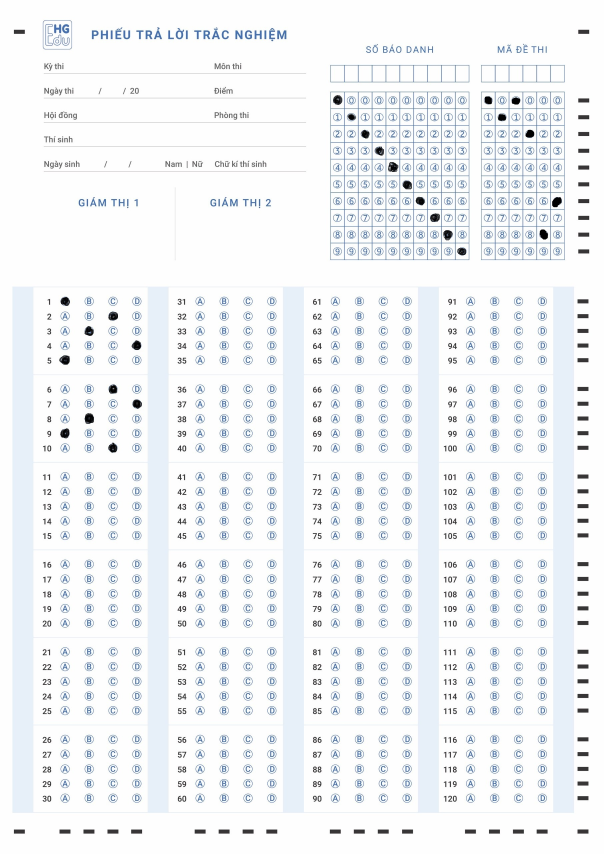
#> input picture input_trac_nghiem2.jpg, 1810 x 2560 px, found by its file name (shown at 1/3 size)
$ python tracnghiem2.py
#> lines starting #> are read from the running program, lines starting #| are printed output that depends on the picture; after the words box and inside, x2 and y2 are one past the last pixel; in counts of white or black regions, pixels touching at a corner belong together
# import the necessary packages
from imutils.perspective import four_point_transform
from imutils import contours
import numpy as np
import argparse
import imutils
import cv2
import os
# construct the argument parse and parse the arguments

# define the answer key which maps the question number
# to the correct answer
ANSWER_KEY = {0: 1, 1: 4, 2: 0, 3: 3, 4: 1}

# load the image, convert it to grayscale, blur it
# slightly, then find edges
cur_dir = os.getcwd()

# image = cv2.imread(cur_dir+'./image_2021_2_18.png')
image = cv2.imread(cur_dir+'./input_trac_nghiem2.jpg')
#> image is the input picture: shape (2560, 1810, 3); mean B, G, R 245.9, 243.5, 241
gray_img = cv2.cvtColor(image, cv2.COLOR_BGR2GRAY)
# remove noise by blur image
blurred = cv2.GaussianBlur(gray_img, (5, 5), 0)
# apply canny edge detection algorithm
img_canny = cv2.Canny(blurred, 100, 200)
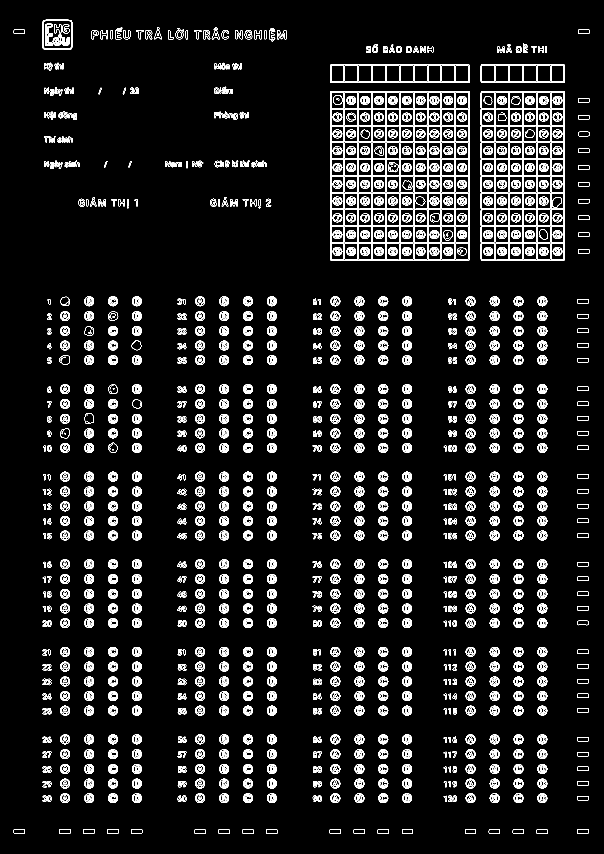
#> img_canny: shape (2560, 1810) (shown at 1/3 size); 5% white in thin lines or dots
# find contours
cnts = cv2.findContours(img_canny.copy(), cv2.RETR_TREE, cv2.CHAIN_APPROX_SIMPLE)
#> cnts = 5883 contours, 1547 with area under 20; largest, box (x1, y1, x2, y2) and area: (990, 274, 1409, 781) 211505, (990, 274, 1409, 781) 211500, (1442, 274, 1695, 781) 127466, (1442, 274, 1695, 781) 113652, (990, 194, 1409, 248) 22152
cnts = imutils.grab_contours(cnts)


def get_x_ver1(s):
    s = cv2.boundingRect(s)
#> s = (1732, 2488, 34, 13)
    return s[0] * s[1]
def get_x(s):
   return s[1][0]


ans_blocks = []
x_old, y_old, w_old, h_old = 0, 0, 0, 0

# ensure that at least one contour was found
if len(cnts) > 0:
    # sort the contours according to their size in descending order
    cnts = sorted(cnts, key=get_x_ver1)

    # loop over the sorted contours
    for i, c in enumerate(cnts):
        x_curr, y_curr, w_curr, h_curr = cv2.boundingRect(c)
        if w_curr * h_curr > 100000:
            # check overlap contours
            check_xy_min = x_curr * y_curr - x_old * y_old
            check_xy_max = (x_curr + w_curr) * (y_curr + h_curr) - (x_old + w_old) * (y_old + h_old)

            # if list answer box is empty
            if len(ans_blocks) == 0:
                ans_blocks.append(
                    (gray_img[y_curr:y_curr + h_curr, x_curr:x_curr + w_curr], [x_curr, y_curr, w_curr, h_curr]))
                # update coordinates (x, y) and (height, width) of added contours
                x_old = x_curr
                y_old = y_curr
                w_old = w_curr
                h_old = h_curr
            elif check_xy_min > 20000 and check_xy_max > 20000:
                ans_blocks.append(
                    (gray_img[y_curr:y_curr + h_curr, x_curr:x_curr + w_curr], [x_curr, y_curr, w_curr, h_curr]))
                # update coordinates (x, y) and (height, width) of added contours
                x_old = x_curr
                y_old = y_curr
                w_old = w_curr
                h_old = h_curr
#> this loop made 5883 passes
#> (x_curr, y_curr, w_curr, h_curr, check_xy_min, check_xy_max, x_old, y_old) on passes 538, 958: (990, 274, 419, 507, 271260, 1100429, 990, 274), (1442, 274, 253, 507, 123848, 223366, 1442, 274)
#> (x_curr, y_curr, w_curr, h_curr, check_xy_min, check_xy_max) on passes 539, 959: (990, 274, 419, 507, 0, 0), (1442, 274, 253, 507, 0, 0)
#> after the loop, ans_blocks = 2 items
    # sort ans_blocks according to x coordinate
    sorted_ans_blocks = sorted(ans_blocks, key=get_x)
#> sorted_ans_blocks = 2 items


cv2.drawContours(image, cnts, -1, (0, 255, 0), 3)
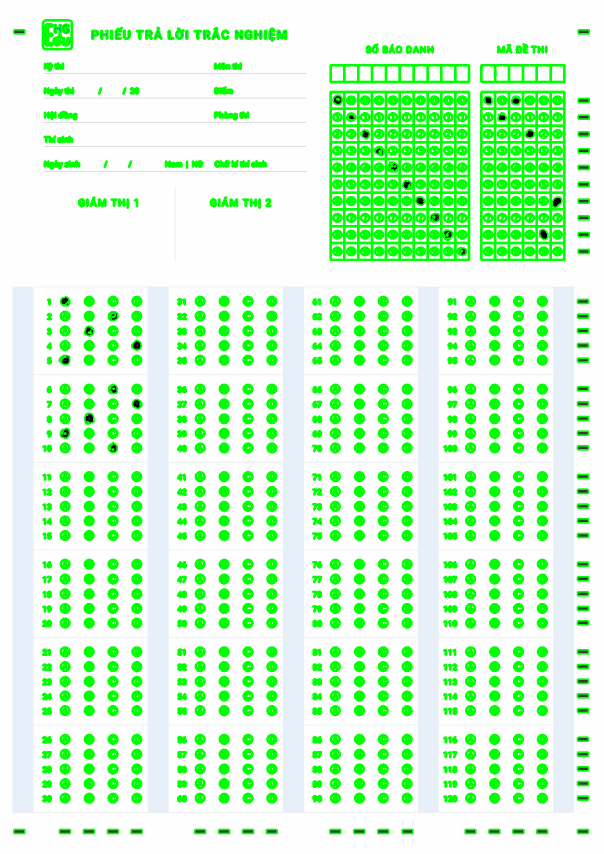
#> image: shape (2560, 1810, 3) (shown at 1/3 size); mean B, G, R 208.7, 251.5, 206.8

# cv2.imshow('Contours', image)
# cv2.waitKey(0)
# cv2.destroyAllWindows()
# Filename
filename = 'savedImage.jpg'

# Using cv2.imwrite() method
# Saving the image
cv2.imwrite(filename, image)
# [17 lines of commented-out code are left out]

$ run again, with 707cfe4bb38440da1995.jpg copied over input_trac_nghiem2.jpg
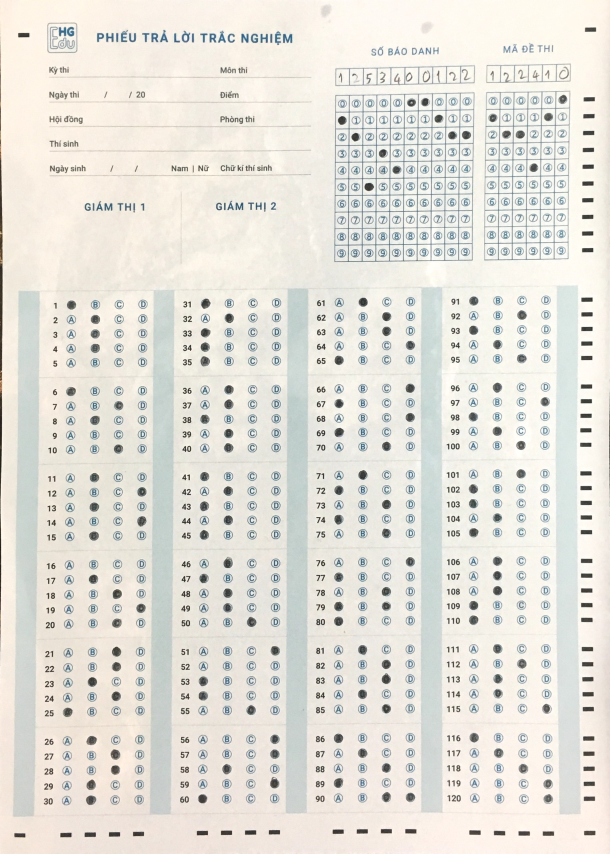
#> input picture 707cfe4bb38440da1995.jpg, 1830 x 2560 px, found by its file name (shown at 1/3 size)
#> image is the input picture: shape (2560, 1830, 3); mean B, G, R 218.4, 225.7, 228
#> `img_canny = cv2.Canny(blurred, 100, 200)`:
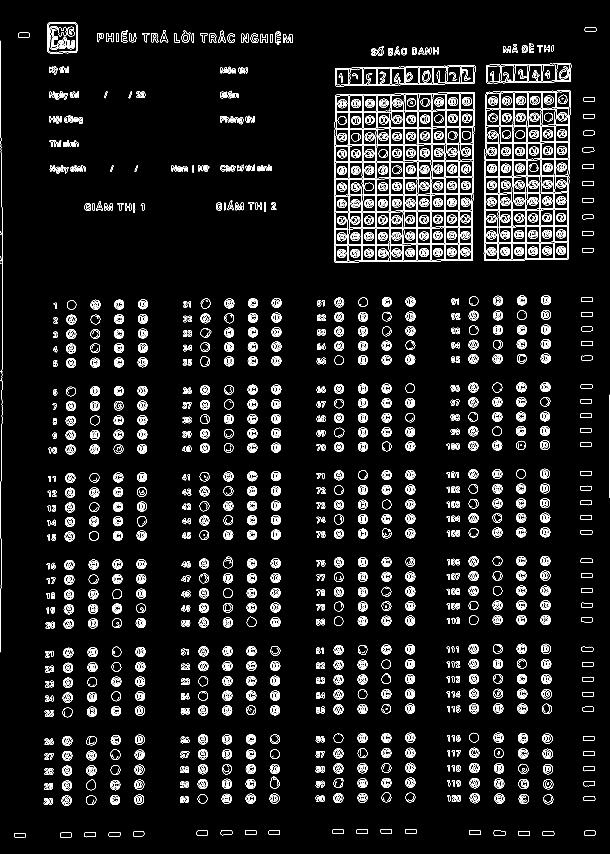
#> img_canny: shape (2560, 1830) (shown at 1/3 size); 4.6% white in thin lines or dots
#> cnts = 5324 contours, 1686 with area under 20; largest, box (x1, y1, x2, y2) and area: (1002, 276, 1425, 787) 209394, (1002, 276, 1425, 787) 209392, (1451, 271, 1712, 782) 128079, (1451, 271, 1712, 782) 120910, (1005, 195, 1426, 259) 22575
#> s = (43, 2499, 34, 14)
#> the loop `for i, c in enumerate(cnts):` made 5324 passes
#> (x_curr, y_curr, w_curr, h_curr, check_xy_min, check_xy_max, x_old, y_old) on passes 471, 833: (1002, 276, 423, 511, 276552, 1121475, 1002, 276), (1451, 271, 261, 511, 116669, 217309, 1451, 271)
#> after the loop `for i, c in enumerate(cnts):`: ans_blocks = 2 items
#> `cv2.drawContours(image, cnts, -1, (0, 255, 0), 3)`:
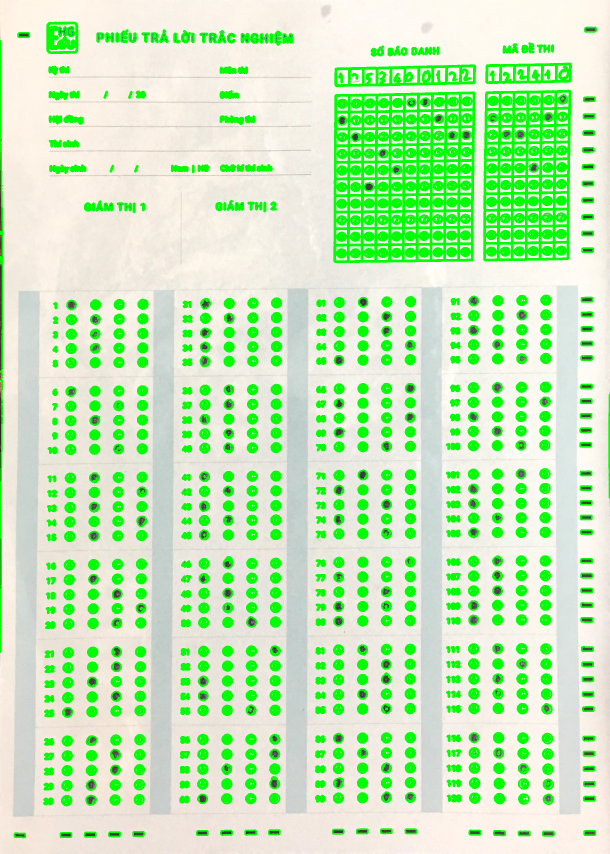
#> image: shape (2560, 1830, 3) (shown at 1/3 size); mean B, G, R 186.2, 236.4, 196.3

$ run again, with ios.jpeg copied over input_trac_nghiem2.jpg
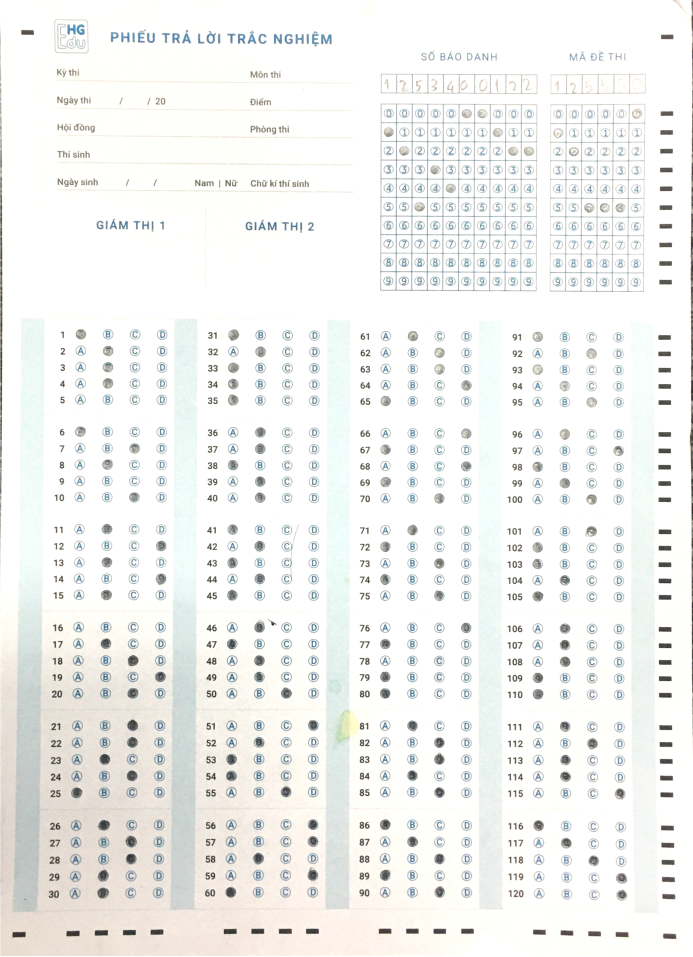
#> input picture ios.jpeg, 2079 x 2869 px, found by its file name (shown at 1/3 size)
#> image is the input picture: shape (2869, 2079, 3); mean B, G, R 240.1, 242.1, 241.4
#> `img_canny = cv2.Canny(blurred, 100, 200)`:
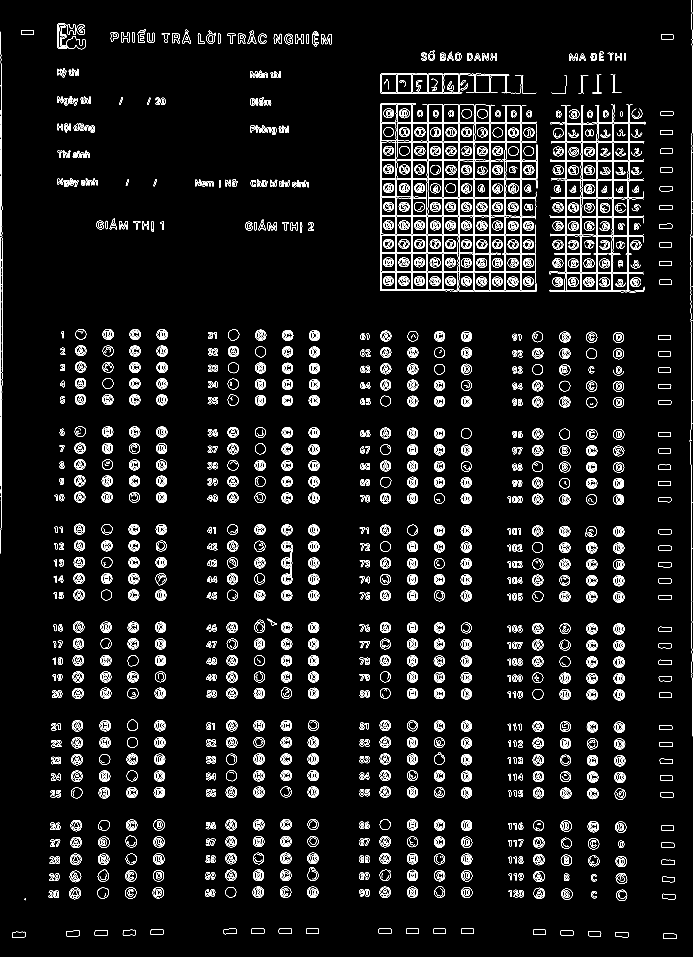
#> img_canny: shape (2869, 2079) (shown at 1/3 size); 4% white in thin lines or dots
#> cnts = 5043 contours, 1248 with area under 20; largest, box (x1, y1, x2, y2) and area: (1329, 314, 1612, 871) 57351, (1652, 595, 1931, 874) 26253, (1189, 426, 1329, 703) 20484, (1649, 484, 1792, 708) 12094, (1329, 314, 1376, 592) 11710
#> s = (1989, 2800, 40, 17)
#> the loop `for i, c in enumerate(cnts):` made 5043 passes
#> (x_curr, y_curr, w_curr, h_curr, check_xy_min, check_xy_max, x_old, y_old) on pass 506: (1140, 310, 471, 565, 353400, 1409625, 1140, 310)
#> after the loop `for i, c in enumerate(cnts):`: ans_blocks = 1 item
#> `cv2.drawContours(image, cnts, -1, (0, 255, 0), 3)`:
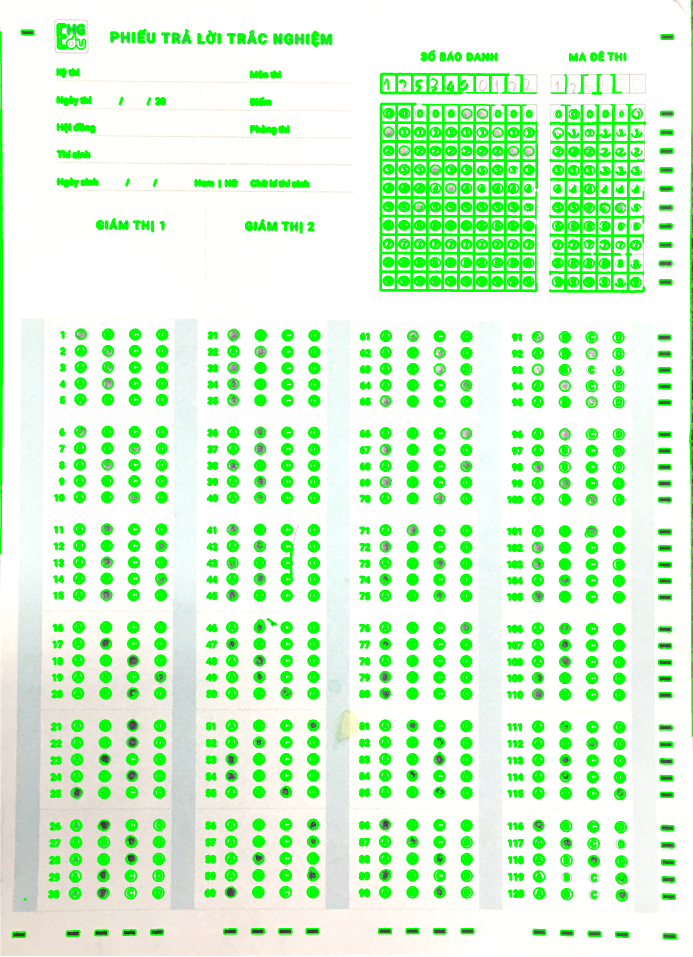
#> image: shape (2869, 2079, 3) (shown at 1/3 size); mean B, G, R 209.4, 249, 211.3
